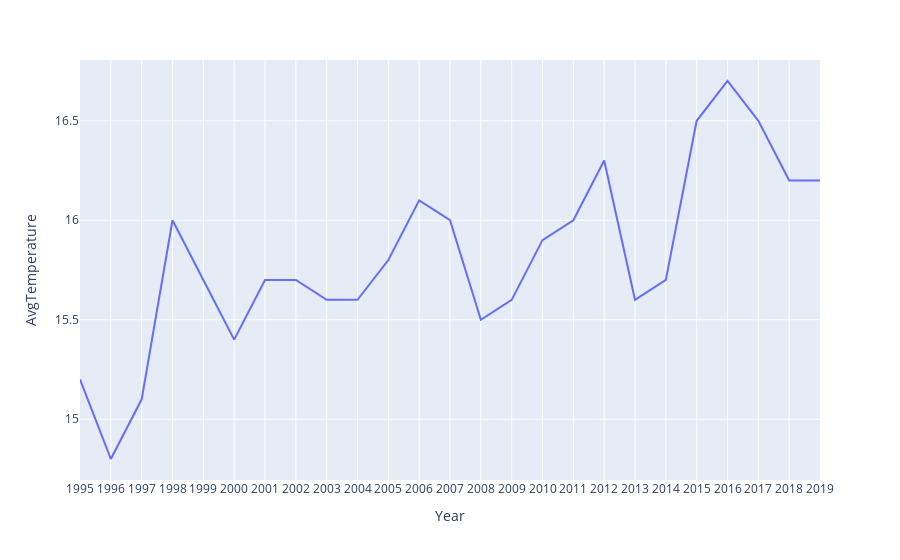

Notebook code cell kept with this figure:
### Markdown cell above
`Plotly`

### Code cell
fig = px.line(data_agg, x='Year', y='AvgTemperature')
fig.update_xaxes(tickmode = 'linear')
fig.show()

### Figure 1 — Plotly figure (JSON) as saved in the notebook; plotly's stock layout.template omitted (floating-point values rounded to 4 significant figures)
{"data": [{"hovertemplate": "Year=%{x}<br>AvgTemperature=%{y}<extra></extra>", "legendgroup": "", "line": {"color": "#636efa", "dash": "solid"}, "marker": {"symbol": "circle"}, "mode": "lines", "name": "", "orientation": "v", "showlegend": false, "type": "scatter", "x": [1995, 1996, 1997, 1998, 1999, 2000, 2001, 2002, 2003, 2004, 2005, 2006, 2007, 2008, 2009, 2010, 2011, 2012, 2013, 2014, 2015, 2016, 2017, 2018, 2019], "xaxis": "x", "y": [15.2, 14.8, 15.1, 16, 15.7, 15.4, 15.7, 15.7, 15.6, 15.6, 15.8, 16.1, 16, 15.5, 15.6, 15.9, 16, 16.3, 15.6, 15.7, 16.5, 16.7, 16.5, 16.2, 16.2], "yaxis": "y"}], "layout": {"legend": {"tracegroupgap": 0}, "margin": {"t": 60}, "xaxis": {"anchor": "y", "domain": [0, 1], "tickmode": "linear", "title": {"text": "Year"}}, "yaxis": {"anchor": "x", "domain": [0, 1], "title": {"text": "AvgTemperature"}}}}
